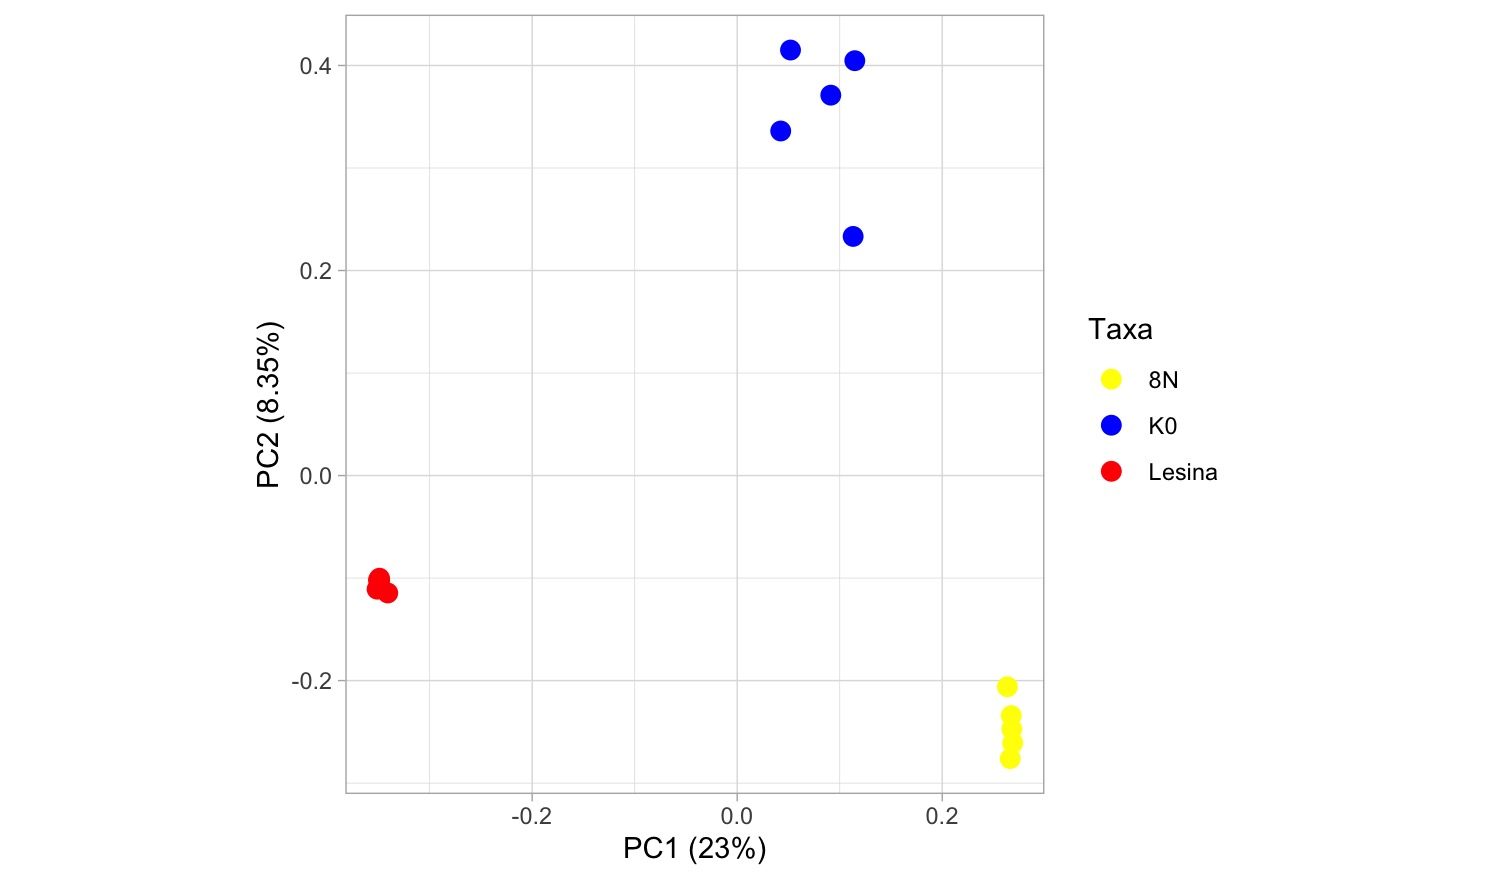

The R source for this figure:
rm(list = ls())
# load tidyverse package
library(tidyverse)

# read in data
pca <- read_table2("cichlids.eigenvec", col_names = FALSE) # read in eigenvec
eigenval <- scan("cichlids.eigenval") # read in eigenvalues

# sort out the pca data
# remove nuisance column
pca <- pca[,-1] # remove the first column

# set names
names(pca)[1] <- "ind" # set the first column name to "ind"
names(pca)[2:ncol(pca)] <- paste0("PC", 1:(ncol(pca)-1)) # set the rest of the
# column names to PC1, PC2, etc.

# sort out the individual species and pops
# species
spp <- rep(NA, length(pca$ind))
spp[grep("^8", pca$ind)] <- "8N"
spp[grep("^K", pca$ind)] <- "K0"
spp[grep("^L", pca$ind)] <- "Lesina"

spp_loc <- spp # copy spp to spp_loc
# remake data.frame

pca <- as_tibble(data.frame(pca, spp, spp_loc))

# first convert to percentage variance explained
pve <- data.frame(PC = 1:length(eigenval), pve = eigenval/sum(eigenval)*100) 

# make plot
a <- ggplot(pve, aes(PC, pve)) + geom_bar(stat = "identity")
a + ylab("Percentage variance explained") + theme_light() + xlab("Principal component") + 
  theme(axis.text.x = element_text(angle = 90, hjust = 1)) + 
  geom_text(aes(label = round(pve, 2)), vjust = -0.5, size = 3) + 
  theme(plot.title = element_text(hjust = 0.5))

# calculate the cumulative sum of the percentage variance explained
cumsum(pve$pve)

# plot pca
b <- ggplot(pca, aes(PC1, PC2, col = spp)) + geom_point(size = 3) 
b <- b + scale_colour_manual(values = c("yellow", "blue", "red"), name = "Taxa") # set the colours
b <- b + coord_equal() + theme_light() # set the aspect ratio

# add labels
b <- b + xlab(paste0("PC1 (", signif(pve$pve[1], 3), "%)")) 
b <- b + ylab(paste0("PC2 (", signif(pve$pve[2], 3), "%)"))
b
